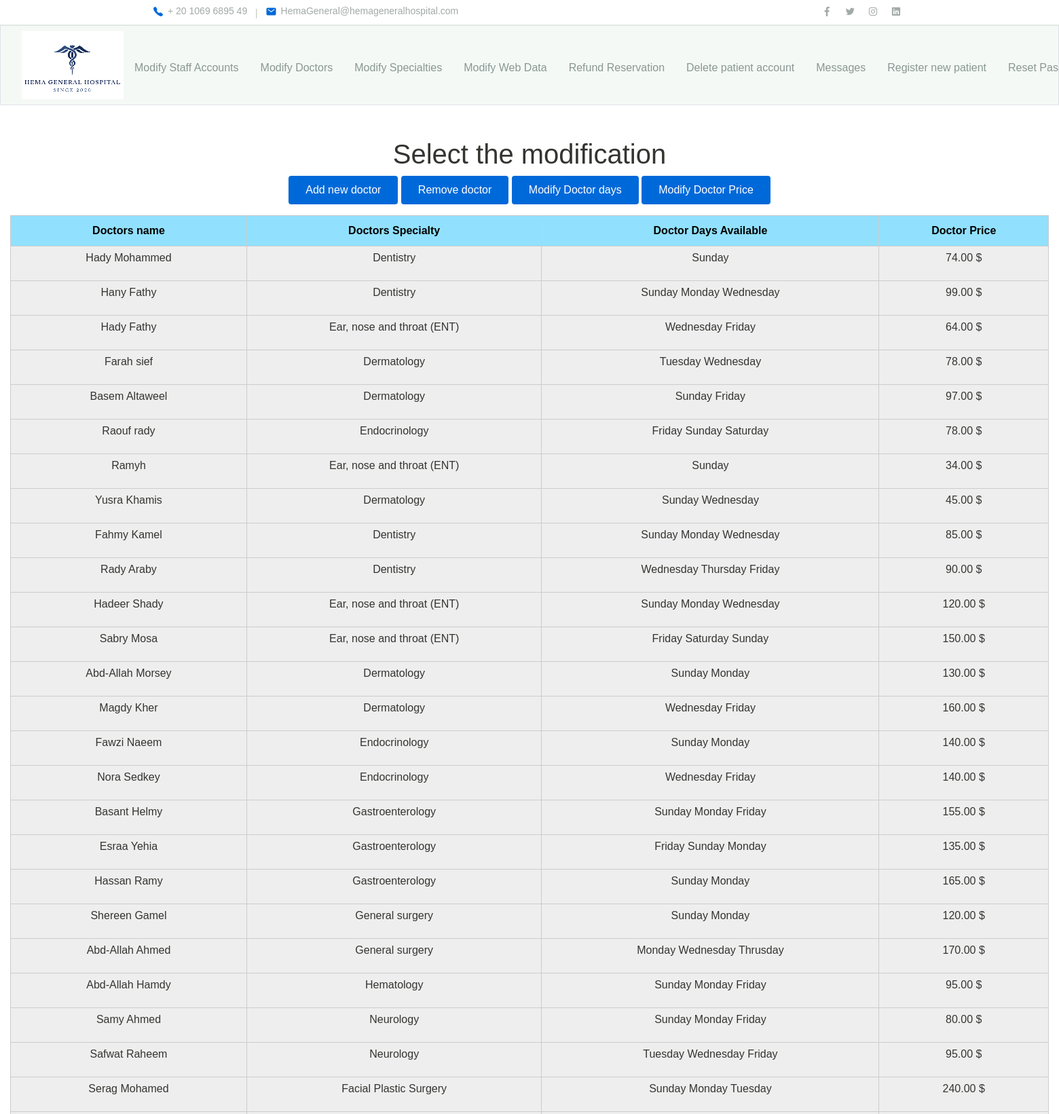
The page /modify_doctors (signed in, upper part) on the database its author committed.
### tables this page shows
CREATE TABLE Web_data
(
Phone_number INTEGER,
Address TEXT,
Email TEXT,
Fb_page TEXT,
Tw_page TEXT,
Inst_page TEXT,
Linked_page TEXT
);

CREATE TABLE Doctors
(
Doctor_id INTEGER PRIMARY KEY AUTOINCREMENT,
Doctor_name TEXT,
Doctor_specialty TEXT,
Days_available TEXT,
Doctor_price INTEGER
, Doctor_status TEXT DEFAULT "Activated");

### app.py (the view, shortened to what this page needs)
@app.route("/modify_doctors",methods=["GET","POST"])
@login_required
def modify():
    if session['user_id'] not in Admin_accounts:
        return redirect("/")
    else:
        Doctors_available = db.execute("SELECT * FROM Doctors")
        Doctors_Deactivated = db.execute("SELECT * FROM Doctors WHERE Doctor_status = ?","Deactivated")
        Doctors_Activated = db.execute("SELECT * FROM Doctors WHERE Doctor_status = ?","Activated")
        Doctors_specialty = db.execute("SELECT * FROM Doctors_specialty")
        if request.method == "GET":
            return render_template("modify_doctors.html",Doctors_available = Doctors_available,Doctors_specialty=Doctors_specialty, Doctors_Deactivated = Doctors_Deactivated, Doctors_Activated = Doctors_Activated)

### Functions.py (called while the page is built)
def Get_account_id_from_admin_by_Type(TYPE):
    Quota_loaded = sqlite3.connect('Database.db').execute("SELECT Quota_staff_number FROM Quota WHERE Quota_loaded = ?",("Loaded",)).fetchall()[0]
    rows = sqlite3.connect('Database.db').execute(f"SELECT id FROM users WHERE TYPE = ? LIMIT {Quota_loaded[0]}",(TYPE,)).fetchall()
    output = [ row[0] for row in rows]
    return output

def Get_account_id_from_users_by_Type(TYPE):
    timestamp = datetime.now().date().strftime("%Y-%m-%d")
    Quota_date = sqlite3.connect('Database.db').execute("SELECT Quota_date FROM Quota WHERE Quota_loaded = ?", ("Loaded",)).fetchall()[0][0]
    if timestamp > str(Quota_date):
        rows = sqlite3.connect('Database.db').execute(f"SELECT id FROM users WHERE TYPE = ? LIMIT 0",(TYPE,)).fetchall()
        output = [ row[0] for row in rows]
        return output
    Quota_loaded = sqlite3.connect('Database.db').execute("SELECT Quota_users_number FROM Quota WHERE Quota_loaded = ?",("Loaded",)).fetchall()[0]
    rows = sqlite3.connect('Database.db').execute(f"SELECT id FROM users WHERE TYPE = ? LIMIT {Quota_loaded[0]}",(TYPE,)).fetchall()
    output = [ row[0] for row in rows]
    return output

### app.py (called while the page is built)
@app.after_request
def after_request(response):
    response.headers["Cache-Control"] = "no-cache, no-store, must-revalidate"
    response.headers["Expires"] = 0
    response.headers["Pragma"] = "no-cache"
    return response

def update_accounts():
    global Admin_accounts, Receptionist_accounts, Nurse_accounts, Accountant_accounts, Patient_accounts
    Admin_accounts = Get_account_id_from_admin_by_Type("Admin")
    Receptionist_accounts = Get_account_id_from_staff_by_Type("Receptionist")
    Nurse_accounts = Get_account_id_from_staff_by_Type("Nurse")
    Accountant_accounts = Get_account_id_from_staff_by_Type("Accountant")
    Patient_accounts = Get_account_id_from_users_by_Type("Patient")

@app.before_request
def before_each_request():
    update_accounts()

### helpers.py (called while the page is built)
def login_required(f):
    @wraps(f)
    def decorated_function(*args, **kwargs):
        if session.get("user_id") is None:
            return redirect("/login")
        return f(*args, **kwargs)
    return decorated_function

### docs/templates/modify_doctors.html (shortened to what this page needs)
{% extends "layout_2.html" %}
{% block main %}
<h1>Select the modification</h1>
<div id="caseselector">
    <button onclick="showCase(1)" class="btn btn-primary">Add new doctor</button>
    <button onclick="showCase(2)" class="btn btn-primary">Remove doctor</button>
    <button onclick="showCase(3)" class="btn btn-primary">Modify Doctor days</button>
    <button onclick="showCase(4)" class="btn btn-primary">Modify Doctor Price</button>
</div>
<table>
    <tr>
        <th>
            Doctors name
        </th>
        <th>
            Doctors Specialty
        </th>
        <th>
            Doctor Days Available
        </th>
        <th>
            Doctor Price
        </th>
    </tr>
            {% for doctor in Doctors_available %}
    <tr>
        <td>
            <div class="mb-3" id="div-{{loop.index}}">
                {{doctor.Doctor_name}}
            </div>
        </td>
        <td>
            <div class="mb-3" name="doctor_specialty">
                {{doctor.Doctor_specialty}}
            </div>
        </td>
        <td>
            <div class="mb-3" name="doctor_specialty">
                {{doctor.Days_available}}
            </div>
        </td>
        <td>
            <div class="mb-3" name="doctor_specialty">
                {{doctor.Doctor_price}}.00 $
            </div>
        </td>
        {% endfor %}
    </tr>
</table>
{% endblock %}

### docs/templates/layout_2.html (shortened to what this page needs)
<!DOCTYPE html>
<html lang="en">
    <head>
        <link href="https://cdn.jsdelivr.net/npm/bootstrap@5.1.3/dist/css/bootstrap.min.css" rel="stylesheet">
        <link href="static/styles.css" rel="stylesheet">
        <link rel="stylesheet" href="static/assets/css/maicons.css">
        <link rel="stylesheet" href="static/assets/css/bootstrap.css">
        <link rel="stylesheet" href="static/assets/vendor/owl-carousel/css/owl.carousel.css">
        <link rel="stylesheet" href="static/assets/vendor/animate/animate.css">
        <link rel="stylesheet" href="static/assets/css/theme.css">
    </head>
    <body>
        <div id="page-container">
            <div id="content-wrap">
        <header>
            <div class="topbar">
              <div class="container">
                <div class="row">
                  <div class="col-sm-8 text-sm">
                    <div class="site-info">
                        <a href="tel:{{Phone_number}}"><span class="mai-call text-primary"></span>{{Phone_number}}</a>
                        <span class="divider">|</span>
                        <a href="mailto: {{Email}}"><span class="mai-mail text-primary"></span>{{Email}}</a>
                      </div>
                    </div>
                    <div class="col-sm-4 text-right text-sm">
                      <div class="social-mini-button">
                        <a href="{{Fb_page}}"><span class="mai-logo-facebook-f"></span></a>
                        <a href="{{Tw_page}}"><span class="mai-logo-twitter"></span></a>
                        <a href="{{Inst_page}}"><span class="mai-logo-instagram"></span></a>
                        <a href="{{Linked_page}}"><span class="mai-logo-linkedin"></span></a>
                    </div>
                  </div>
                </div>
              </div>
            </div>
        <nav class="bg-light border navbar navbar-expand-md navbar-light">
            <div class="container-fluid">
                <a href="/"><img alt="Logo"></a>
                <div class="collapse navbar-collapse" id="navbar">
                    {% if session['user_id'] in session['user_developer'] %}
                    <ul class="navbar-nav me-auto mt-2">
                        <li class="nav-item"><a class="nav-link" href="/Developer_access">Developer Access</a></li>
                        <li class="nav-item"><a class="nav-link" href="/Quota">Change Quota</a></li>
                        <li class="nav-item"><a class="nav-link" href="/Web_Deployment">Web Deployment</a></li>
                    </ul>
                    <ul class="navbar-nav ms-auto mt-2">
                        <li class="nav-item"><a class="nav-link" href="/logout">Log Out</a></li>
                    </ul>
                    {% elif session['user_id'] in session['user_admin'] %}
                    <ul class="navbar-nav me-auto mt-2">
                        <li class="nav-item"><a class="nav-link" href="/modify_staff_accounts">Modify Staff Accounts</a></li>
                        <li class="nav-item"><a class="nav-link" href="/modify_doctors">Modify Doctors</a></li>
                        <li class="nav-item"><a class="nav-link" href="/modify_specialties">Modify Specialties</a></li>
                        <li class="nav-item"><a class="nav-link" href="/Modify_web_data">Modify Web Data</a></li>
                        <li class="nav-item"><a class="nav-link" href="/Search_Refund">Refund Reservation</a></li>
                        <li class="nav-item"><a class="nav-link" href="/delete_patient">Delete patient account</a></li>
                    </ul>
                    <ul class="navbar-nav ms-auto mt-2">
                        <li class="nav-item"><a class="nav-link" href="/Messages">Messages</a></li>
                        <li class="nav-item"><a class="nav-link" href="/register_log">Register new patient</a></li>
                        <li class="nav-item"><a class="nav-link" href="/resetpassword">Reset Password</a></li>
                    </ul>
                    {% endif %}
                </div>
            </div>
        </nav>
        <main class="container-fluid py-5 text-center">
            {% block main %}{% endblock %}
        </main>
    </body>
</html>

### static/styles.css (style rules this page uses)
table { width : 100%; border : 1px solid #ccc; }
table td { padding: 5px; background-color : #EEE; border : 1px solid #CCC; text-align : center; }
table th { padding : 10px; background-color : #91E1FE; border : 1px solid #CCC; text-align : center; color : black; }
#page-container { position: relative; min-height: 100vh; }
#content-wrap { padding-bottom: 30rem; }

### static/assets/css/theme.css (style rules this page uses)
:root { --primary: #0069d9; --accent: #FF3D85; --secondary: #4E5AFE; --warning: #EED818; --info: #05B4E1; --danger: #FF4943; --success: #96C93D; --dark: #343531; --light: #F5F9F6; --cs: #596261; --grey: #6E807A; }
body { font-family: "Source Sans Pro", sans-serif; line-height: 1.5; color: #343531; }
a { color: #07be94; text-decoration: none; background-color: transparent; }
.text-sm { font-size: 14px !important; }
.bg-light { background-color: #F5F9F6 !important; }
.text-primary { color: #0069d9 !important; }
.btn-primary { color: #fff; background-color: #0069d9; border-color: transparent; }
.topbar { border-bottom: 1px solid #E8EEE4; }
.topbar .row { align-items: center; min-height: 36px; }
.topbar .site-info a { display: inline-flex; align-items: center; color: #A1AAA7; }
.topbar .site-info a span { font-size: 16px; margin-right: 6px; }
.topbar .site-info .divider { margin-left: 8px; margin-right: 8px; color: #BEC8B8; }
.topbar .social-mini-button a { display: inline-block; padding: 4px 8px; color: #A1AAA7; }
.btn { padding: 8px 24px; }
.navbar { min-height: 70px; }
.navbar-nav { margin-top: 10px; border-top: 1px solid #E8EEE4; flex-shrink: 0; }
.navbar-nav .nav-link { transition: all .2s ease; }
.navbar-light .navbar-nav .nav-link { color: rgba(110, 128, 122, 0.8); }
@media (min-width: 768px) { .navbar-expand-md .navbar-nav { margin-top: 0; border-top: none; } }
@media (min-width: 768px) { .navbar-expand-md .navbar-nav .nav-link { padding-right: 16px; padding-left: 16px; } }
@media (min-width: 768px) { .navbar-expand-md .navbar-nav { align-items: center; } }

### rows shown on the page
Web_data: Phone_number "+ 20 1069 6895 49", Email "HemaGeneral@hemageneralhospital.com"
Doctors: Doctor_name "Hady Mohammed", Doctor_specialty "Dentistry", Days_available "Sunday", Doctor_price "74"
Doctors: Doctor_name "Hany Fathy", Doctor_specialty "Dentistry", Days_available "Sunday Monday Wednesday", Doctor_price "99"
Doctors: Doctor_name "Hady Fathy", Doctor_specialty "Ear, nose and throat (ENT)", Days_available "Wednesday Friday", Doctor_price "64"
Doctors: Doctor_name "Farah sief", Doctor_specialty "Dermatology", Days_available "Tuesday Wednesday", Doctor_price "78"
Doctors: Doctor_name "Basem Altaweel", Doctor_specialty "Dermatology", Days_available "Sunday Friday", Doctor_price "97"
Doctors: Doctor_name "Raouf rady", Doctor_specialty "Endocrinology", Days_available "Friday Sunday Saturday", Doctor_price "78"
Doctors: Doctor_name "Ramyh", Doctor_specialty "Ear, nose and throat (ENT)", Days_available "Sunday", Doctor_price "34"
Doctors: Doctor_name "Yusra Khamis", Doctor_specialty "Dermatology", Days_available "Sunday Wednesday", Doctor_price "45"
Doctors: Doctor_name "Fahmy Kamel", Doctor_specialty "Dentistry", Days_available "Sunday Monday Wednesday", Doctor_price "85"
Doctors: Doctor_name "Rady Araby", Doctor_specialty "Dentistry", Days_available "Wednesday Thursday Friday", Doctor_price "90"
Doctors: Doctor_name "Hadeer Shady", Doctor_specialty "Ear, nose and throat (ENT)", Days_available "Sunday Monday Wednesday", Doctor_price "120"
Doctors: Doctor_name "Sabry Mosa", Doctor_specialty "Ear, nose and throat (ENT)", Days_available "Friday Saturday Sunday", Doctor_price "150"
Doctors: Doctor_name "Abd-Allah Morsey", Doctor_specialty "Dermatology", Days_available "Sunday Monday", Doctor_price "130"
Doctors: Doctor_name "Magdy Kher", Doctor_specialty "Dermatology", Days_available "Wednesday Friday", Doctor_price "160"
Doctors: Doctor_name "Fawzi Naeem", Doctor_specialty "Endocrinology", Days_available "Sunday Monday", Doctor_price "140"
Doctors: Doctor_name "Nora Sedkey", Doctor_specialty "Endocrinology", Days_available "Wednesday Friday", Doctor_price "140"
Doctors: Doctor_name "Basant Helmy", Doctor_specialty "Gastroenterology", Days_available "Sunday Monday Friday", Doctor_price "155"
Doctors: Doctor_name "Esraa Yehia", Doctor_specialty "Gastroenterology", Days_available "Friday Sunday Monday", Doctor_price "135"
Doctors: Doctor_name "Hassan Ramy", Doctor_specialty "Gastroenterology", Days_available "Sunday Monday", Doctor_price "165"
Doctors: Doctor_name "Shereen Gamel", Doctor_specialty "General surgery", Days_available "Sunday Monday", Doctor_price "120"
Doctors: Doctor_name "Abd-Allah Ahmed", Doctor_specialty "General surgery", Days_available "Monday Wednesday Thrusday", Doctor_price "170"
Doctors: Doctor_name "Abd-Allah Hamdy", Doctor_specialty "Hematology", Days_available "Sunday Monday Friday", Doctor_price "95"
Doctors: Doctor_name "Samy Ahmed", Doctor_specialty "Neurology", Days_available "Sunday Monday Friday", Doctor_price "80"
Doctors: Doctor_name "Safwat Raheem", Doctor_specialty "Neurology", Days_available "Tuesday Wednesday Friday", Doctor_price "95"
Doctors: Doctor_name "Serag Mohamed", Doctor_specialty "Facial Plastic Surgery", Days_available "Sunday Monday Tuesday", Doctor_price "240"
